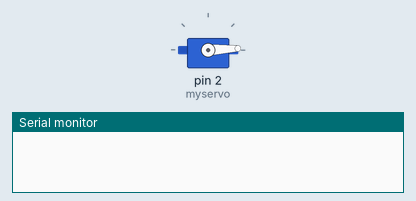
Recording of a sketch running on a simulated Arduino Uno, built with avr-gcc and run on an emulated ATmega328P. Shown: servo, the last lines printed to the serial monitor.

Above: at 0.05 s.
At 0.45 s:
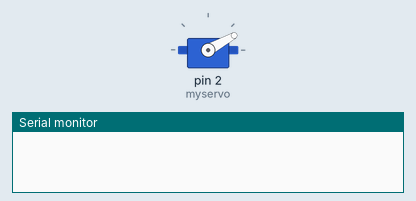
At 0.65 s:
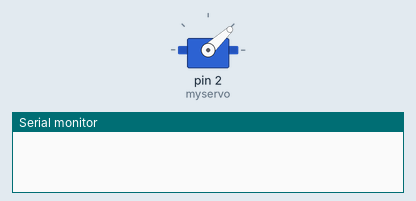
At 1.15 s:
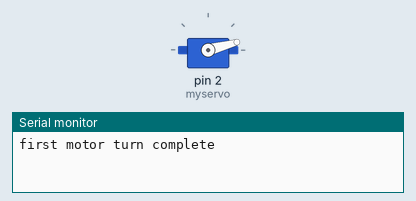
Timing chart, 0 to 13.5 s (numbered marks = the images above):
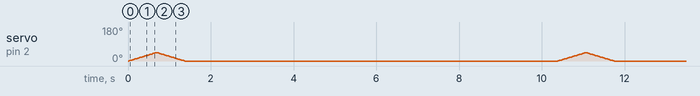

The sketch:

motor2_.ino
```cpp
#include <Servo.h>
Servo myservo;
int pos = 0;

int turnMotor(String message);

void setup()
{
  myservo.attach(2);
  //Particle.function("motor",turnMotor);
  Serial.begin(9600);

}

void loop()
{
  //digitalWrite(2, HIGH);
  _turnMotor(45);
  delay(9000);
  Serial.println("it worked");

}

int turnMotor(String message)
{
  int r;
  r = _turnMotor(message.toInt());
  return r;


}

int _turnMotor(int degrees)
{
  for (pos = 0; pos< degrees; pos += 1)
  {
    myservo.write(pos);
    delay(15);
  }

  Serial.println("first motor turn complete");

  for (pos = degrees; pos>= 0; pos-=1)
  {
    myservo.write(pos);
    delay(15);

  }

  Serial.println("second motor turn complete");
  return 0;
}
```
